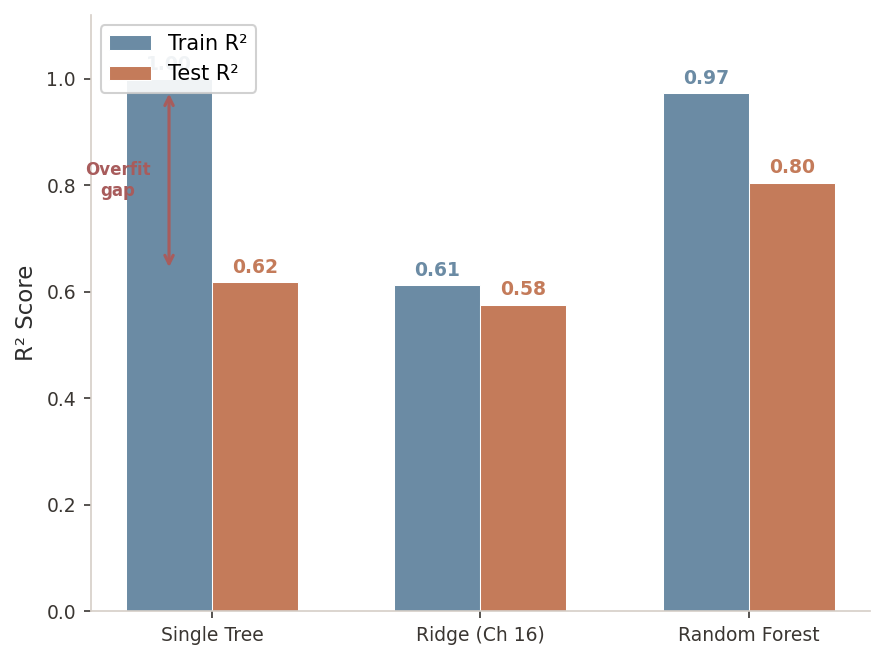

Generate this figure with Python:
"""Model comparison: Single Tree vs Ridge vs Random Forest on California Housing."""
import matplotlib.pyplot as plt
import numpy as np
from sklearn.datasets import fetch_california_housing
from sklearn.tree import DecisionTreeRegressor
from sklearn.linear_model import Ridge
from sklearn.ensemble import RandomForestRegressor
from sklearn.model_selection import train_test_split
from sklearn.metrics import r2_score

plt.rcParams['figure.facecolor'] = 'white'
plt.rcParams['font.family'] = 'sans-serif'

# Fit models
data = fetch_california_housing()
X_train, X_test, y_train, y_test = train_test_split(
    data.data, data.target, test_size=0.2, random_state=42
)

tree = DecisionTreeRegressor(random_state=42)
tree.fit(X_train, y_train)
ridge = Ridge(alpha=1.0)
ridge.fit(X_train, y_train)
rf = RandomForestRegressor(n_estimators=100, random_state=42)
rf.fit(X_train, y_train)

# Scores
models = ['Single Tree', 'Ridge (Ch 16)', 'Random Forest']
train_r2 = [r2_score(y_train, m.predict(X_train)) for m in [tree, ridge, rf]]
test_r2 = [r2_score(y_test, m.predict(X_test)) for m in [tree, ridge, rf]]

fig, ax = plt.subplots(figsize=(6, 4.5), dpi=150)

x = np.arange(len(models))
width = 0.32
bars1 = ax.bar(x - width/2, train_r2, width, label='Train R²', color='#6B8BA4', edgecolor='white', linewidth=0.5)
bars2 = ax.bar(x + width/2, test_r2, width, label='Test R²', color='#C47B5A', edgecolor='white', linewidth=0.5)

# Value labels
for bar in bars1:
    ax.text(bar.get_x() + bar.get_width()/2, bar.get_height() + 0.01,
            f'{bar.get_height():.2f}', ha='center', va='bottom', fontsize=9, color='#6B8BA4', fontweight='bold')
for bar in bars2:
    ax.text(bar.get_x() + bar.get_width()/2, bar.get_height() + 0.01,
            f'{bar.get_height():.2f}', ha='center', va='bottom', fontsize=9, color='#C47B5A', fontweight='bold')

ax.set_ylabel('R² Score', fontsize=11, color='#2D2D2D')
ax.set_xticks(x)
ax.set_xticklabels(models, fontsize=10, color='#2D2D2D')
ax.set_ylim(0, 1.12)
ax.legend(fontsize=10, loc='upper left', framealpha=0.9)

# Overfitting gap annotation for tree
ax.annotate('', xy=(0 - width/2, test_r2[0] + 0.02), xytext=(0 - width/2, train_r2[0] - 0.02),
            arrowprops=dict(arrowstyle='<->', color='#A85C5C', lw=1.5))
ax.text(-0.35, (train_r2[0] + test_r2[0]) / 2, 'Overfit\ngap', fontsize=8, color='#A85C5C',
        ha='center', va='center', fontweight='bold')

ax.spines['top'].set_visible(False)
ax.spines['right'].set_visible(False)
ax.spines['left'].set_color('#D5CEC7')
ax.spines['bottom'].set_color('#D5CEC7')
ax.tick_params(colors='#3A3632', labelsize=9)

plt.tight_layout()
plt.savefig('/Users/openclaw/Resilio Sync/Documents/econ-lecture-material/econ5200-applied-data-analytics/ch19-econ5200-tree-based-models-random-forests/figures/figure_003_model_comparison.png',
            dpi=150, bbox_inches='tight', facecolor='white')
plt.close()
print("OK: figure_003_model_comparison.png")
